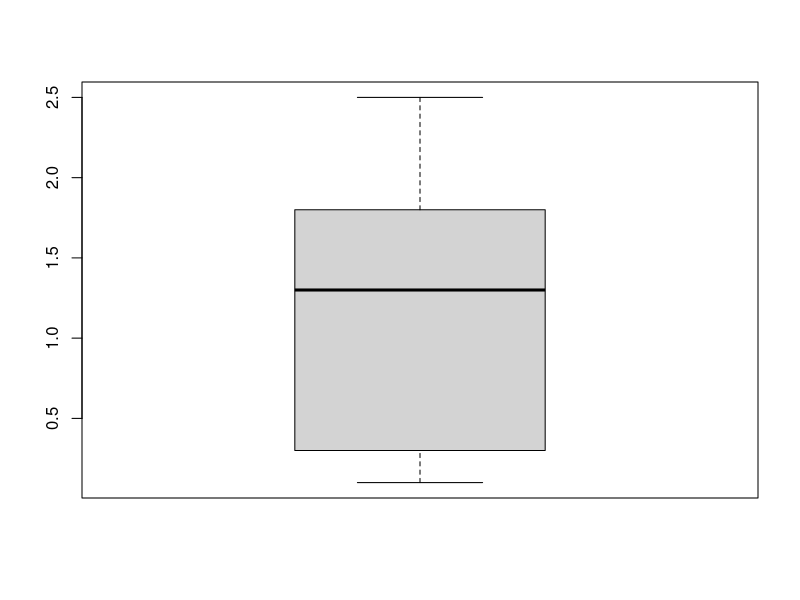
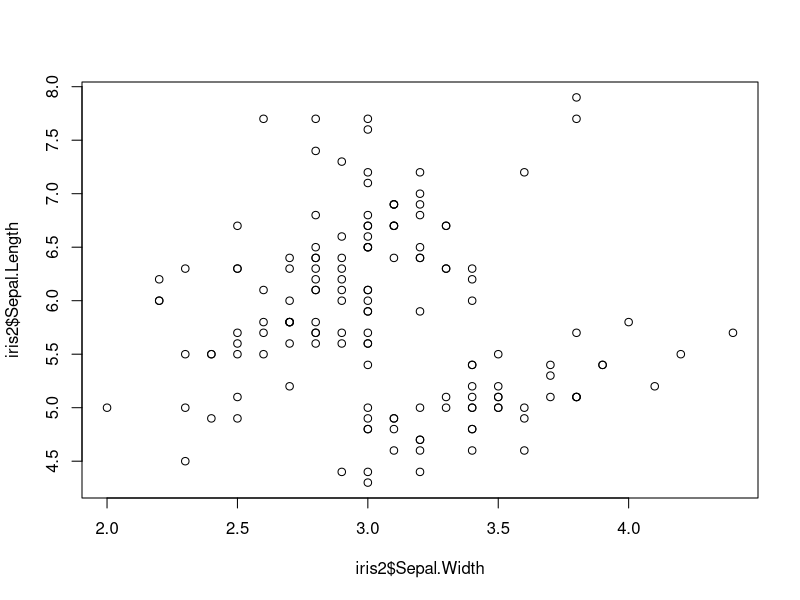

Write the R code that produced these figures, in order. (Note: this script raises an error after producing the figures.)
# 1 - Forme basique  ( Exemple sur IRIS)

summary(iris$Petal.Width)
boxplot(iris$Petal.Width)
boxplot.stats(iris$Petal.Width)$out #Affiche ces valeurs 



# 2 - Pour des données multi variables 

iris2 <- iris
attach(iris2)
# Chercher l'index des valeurs abérantes d'une variables parmis iris2 
(a <- which(Sepal.Width %in% boxplot.stats(Sepal.Width)$out)) # Affiche les indexes 
(b <- which(Sepal.Length %in% boxplot.stats(Sepal.Length)$out))
detach(iris2)

# outliers sur deux critères ( A ET B )

(outlier.list1 <- intersect(a,b))
plot(iris2$Sepal.Width,iris2$Sepal.Length)
points(df[outlier.list1,], col="red", pch="+", cex=2.5)



# outliers sur deux critères ( A OU B )

(outlier.list2 <- union(a,b))
plot(iris2$Sepal.Width,iris2$Sepal.Length)
points(df[outlier.list2,], col="blue", pch="x", cex=2)

